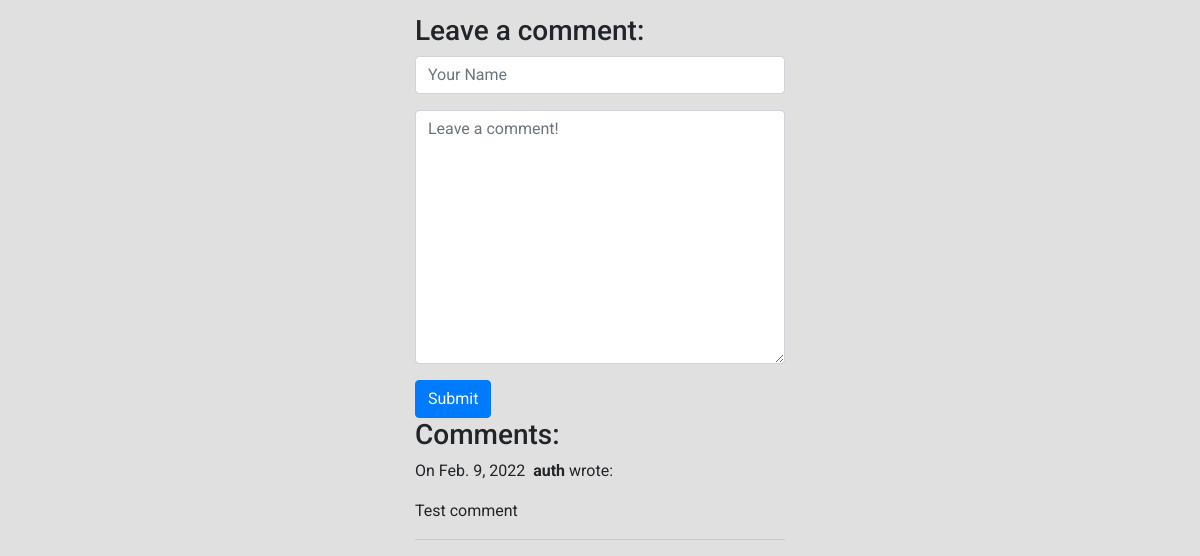
The page /blog/3/ (lower part) on the database as committed earlier.
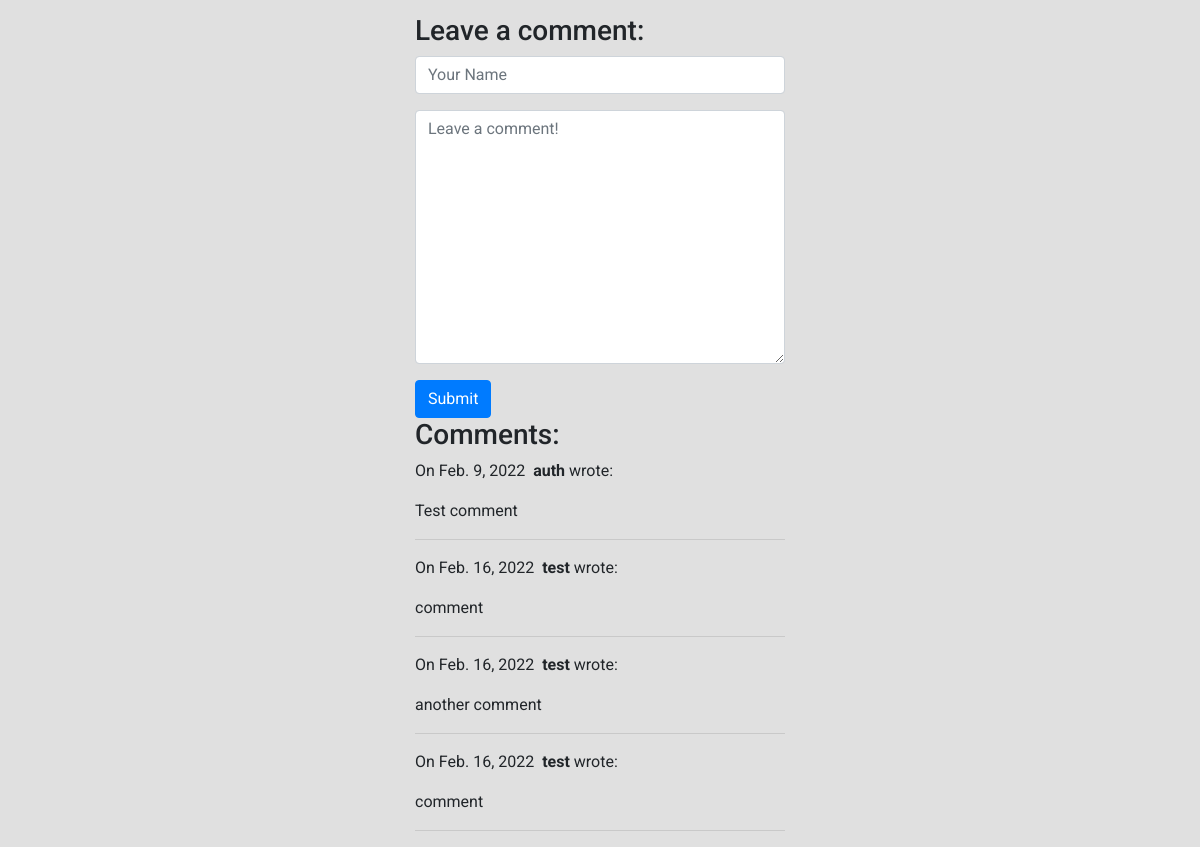
The same page on the database as committed later.
### personal_blog/blog/models.py (models this page shows)
class Comment(models.Model):
    author = models.CharField(
        max_length=60,
    )
    body = models.TextField()
    created_on = models.DateTimeField(
        auto_now_add=True,
    )
    post = models.ForeignKey(
        "Post",
        on_delete=models.CASCADE,
    )

### personal_blog/blog/views.py (the view, shortened to what this page needs)
# urls.py: path("<int:pk>/", blog_detail, name="blog detail"),
def blog_detail(request, pk):
    post = Post.objects.get(pk=pk)
    form = CommentForm()
    comments = Comment.objects.filter(post=post)
    context = {
        "post": post,
        "comments": comments,
        "form": form,
    }
    return render(request, "blog/blog_detail.html", context)

### personal_blog/blog/forms.py
class CommentForm(forms.Form):
    author = forms.CharField(
        max_length=60,
        widget=forms.TextInput(
            attrs={
                'class': 'form-control',
                "placeholder": "Your Name",
            }
        )
    )
    body = forms.CharField(
        widget=forms.Textarea(
            attrs={
                "class": "form-control",
                "placeholder": "Leave a comment!"
            }
        )
    )

### templates/blog/blog_detail.html (shortened to what this page needs)
{% extends "shared/base.html" %}
{% block content %}
<div class="col-md-8 offset-md-2">
    <h3>Leave a comment:</h3>
    <form action="{% url "blog detail" post.id %}" method="post">
        <div class="form-group">
            {{ form.author }}
        </div>
        <div class="form-group">
            {{ form.body }}
        </div>
        <button type="submit" class="btn btn-primary">Submit</button>
    </form>
    <h3>Comments:</h3>
    {% for comment in comments %}
    <p>
        On {{comment.created_on.date }}&nbsp;
        <b>{{ comment.author }}</b> wrote:
    </p>
    <p>{{ comment.body }}</p>
    <hr>
    {% endfor %}
{% endblock %}

Rows that differ between the two databases and show on the page:
added Comment: created_on "Feb. 16, 2022", author "test", body "comment"
added Comment: created_on "Feb. 16, 2022", author "test", body "another comment"
added Comment: created_on "Feb. 16, 2022", author "test", body "comment"
